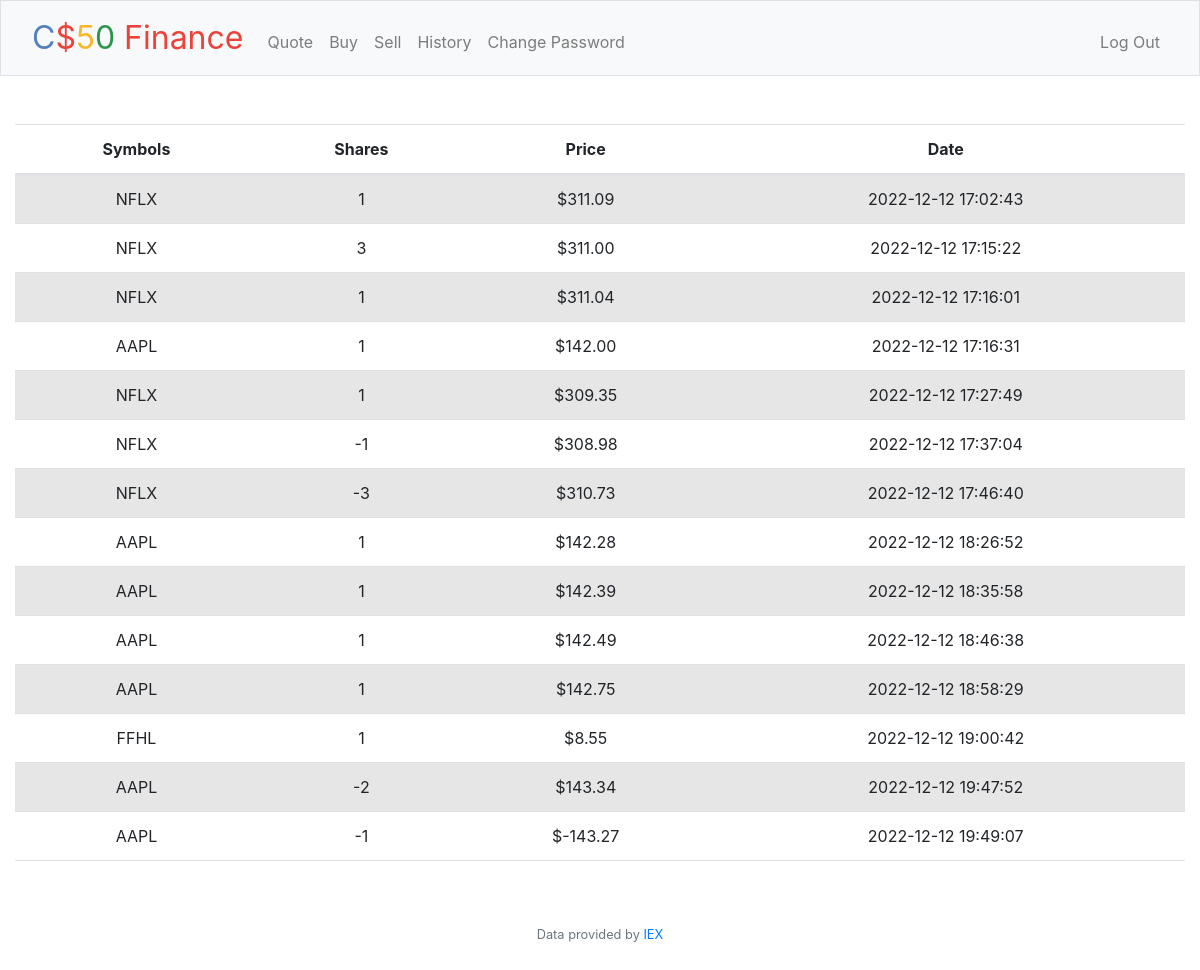
Screenshot of /history (signed in) with the database file from the repository.
### tables this page shows
CREATE TABLE 'transactions' ('id' INTEGER PRIMARY KEY AUTOINCREMENT NOT NULL, 'user_id' INTEGER, 'symbol' TEXT, 'shares' INTEGER, 'price' REAL, 'date' DATETIME);

### app.py (the view)
@app.route("/history")
@login_required
def history():
    user_id = session["user_id"]
    transactions_db = db.execute("SELECT * FROM transactions WHERE user_id = ?", user_id)
    return render_template("history.html", transactions = transactions_db)

### app.py (called while the page is built)
@app.after_request
def after_request(response):
    response.headers["Cache-Control"] = "no-cache, no-store, must-revalidate"
    response.headers["Expires"] = 0
    response.headers["Pragma"] = "no-cache"
    return response

### helpers.py (called while the page is built)
def login_required(f):
    @wraps(f)
    def decorated_function(*args, **kwargs):
        if session.get("user_id") is None:
            return redirect("/login")
        return f(*args, **kwargs)
    return decorated_function

def usd(value):
    return f"${value:,.2f}"

### templates/history.html (shortened to what this page needs)
{% extends "layout.html" %}
{% block main %}
<table class="table table-striped">
    <thead>
      <tr>
        <th scope="col">Symbols</th>
        <th scope="col">Shares</th>
        <th scope="col">Price</th>
        <th scope="col">Date</th>
      </tr>
    </thead>
    <tbody>
        {% for row in transactions %}
        <tr>
            <td>{{ row["symbol"] }}</td>
            <td>{{ row["shares"] }}</td>
            <td>{{ row["price"] | usd }}</td>
            <td>{{ row["date"] }}</td>
        </tr>
        {% endfor %}
    </tbody>
  </table>
{% endblock %}

### templates/layout.html (shortened to what this page needs)
<!DOCTYPE html>
<html lang="en">
    <head>
        <link href="https://cdn.jsdelivr.net/npm/bootstrap@5.1.3/dist/css/bootstrap.min.css" rel="stylesheet">
        <link href="/static/styles.css" rel="stylesheet">
        <link rel="stylesheet" href="https://cdn.jsdelivr.net/npm/bootstrap@4.0.0/dist/css/bootstrap.min.css">
    </head>
    <body>
        <nav class="bg-light border navbar navbar-expand-md navbar-light">
            <div class="container-fluid">
                <a class="navbar-brand" href="/"><span class="blue">C</span><span class="red">$</span><span class="yellow">5</span><span class="green">0</span> <span class="red">Finance</span></a>
                <div class="collapse navbar-collapse" id="navbar">
                    {% if session["user_id"] %}
                        <ul class="navbar-nav me-auto mt-2">
                            <li class="nav-item"><a class="nav-link" href="/quote">Quote</a></li>
                            <li class="nav-item"><a class="nav-link" href="/buy">Buy</a></li>
                            <li class="nav-item"><a class="nav-link" href="/sell">Sell</a></li>
                            <li class="nav-item"><a class="nav-link" href="/history">History</a></li>
                            <li class="nav-item"><a class="nav-link" href="/change_password">Change Password</a></li>
                        </ul>
                        <ul class="navbar-nav ms-auto mt-2">
                            <li class="nav-item"><a class="nav-link" href="/logout">Log Out</a></li>
                        </ul>
                    {% else %}
                        <ul class="navbar-nav ms-auto mt-2">
                            <li class="nav-item"><a class="nav-link" href="/register">Register</a></li>
                            <li class="nav-item"><a class="nav-link" href="/login">Log In</a></li>
                        </ul>
                    {% endif %}
                </div>
            </div>
        </nav>
        <main class="container-fluid py-5 text-center">
            {% block main %}{% endblock %}
        </main>
        <footer class="mb-5 small text-center text-muted">
            Data provided by <a href="https://iexcloud.io/">IEX</a>
        </footer>
    </body>
</html>

### static/styles.css (style rules this page uses)
nav .navbar-brand { font-size: xx-large; }
nav .navbar-brand .blue { color: #537fbe; }
nav .navbar-brand .red { color: #ea433b; }
nav .navbar-brand .yellow { color: #f5b82e; }
nav .navbar-brand .green { color: #2e944b; }

### rows the page displays
transactions: symbol "NFLX", shares "1", price "$311.09", date "2022-12-12 17:02:43"
transactions: symbol "NFLX", shares "3", price "$311.00", date "2022-12-12 17:15:22"
transactions: symbol "NFLX", shares "1", price "$311.04", date "2022-12-12 17:16:01"
transactions: symbol "AAPL", shares "1", price "$142.00", date "2022-12-12 17:16:31"
transactions: symbol "NFLX", shares "1", price "$309.35", date "2022-12-12 17:27:49"
transactions: symbol "NFLX", shares "-1", price "$308.98", date "2022-12-12 17:37:04"
transactions: symbol "NFLX", shares "-3", price "$310.73", date "2022-12-12 17:46:40"
transactions: symbol "AAPL", shares "1", price "$142.28", date "2022-12-12 18:26:52"
transactions: symbol "AAPL", shares "1", price "$142.39", date "2022-12-12 18:35:58"
transactions: symbol "AAPL", shares "1", price "$142.49", date "2022-12-12 18:46:38"
transactions: symbol "AAPL", shares "1", price "$142.75", date "2022-12-12 18:58:29"
transactions: symbol "FFHL", shares "1", price "$8.55", date "2022-12-12 19:00:42"
transactions: symbol "AAPL", shares "-2", price "$143.34", date "2022-12-12 19:47:52"
transactions: symbol "AAPL", shares "-1", price "$-143.27", date "2022-12-12 19:49:07"
